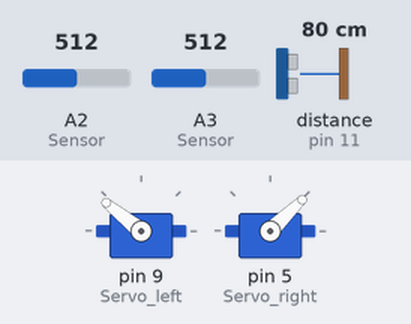
This sketch was run on a simulated Arduino Uno, built with avr-gcc and run on an emulated ATmega328P. On the bench: 2 × servo. Wiring (inferred from the names in the program): ultrasonic range finder: trigger pin 12; echo pin 11. Inputs (shaded band) come from the test bench; at power-on: distance to the obstacle (sensor on pin 11) 80 cm, A2 (Sensor) = 512, A3 (Sensor) = 512. The echo pulse lasts 58.3 µs per cm; what the sketch prints to the serial monitor is not drawn.

Above: at 1.2 s.
1.3 s: distance to the obstacle (sensor on pin 11) set to 16 cm
2.8 s: distance to the obstacle (sensor on pin 11) set to 13 cm
At 3.6 s:
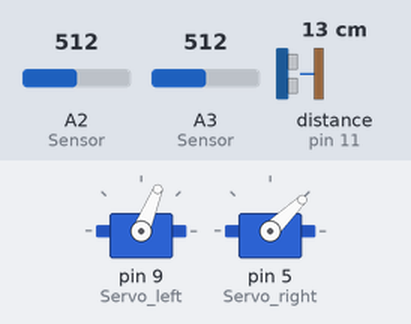
At 5.6 s:
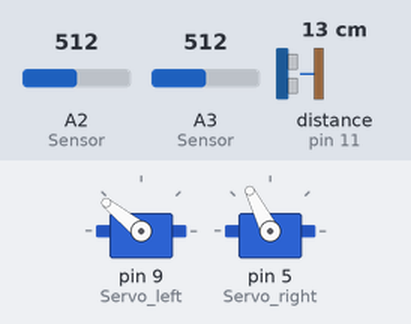
Timing chart, 0 to 11.8 s (numbered marks = the images above; inputs shaded):
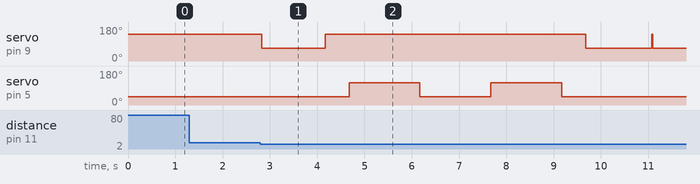

Measured:
- the behaviour switches between 15 and 14 cm on distance to the obstacle (sensor on pin 11) (found by bisection; images 0 and 1)
- after the input at 1.3 s, every drawn part: stays the same
- after the input at 2.8 s, servo on pin 9 (Servo_left): 141° → 68° at once, → 141° 1.4 s later, → 68° 5.5 s later; servo on pin 5 (Servo_right): alternates 117° for 1.5 s and 44° for 1.5 s, 4 changes in all, then stays 44°, starting after 1.9 s

The sketch:

track-and-obstacle-avoidance.ino
```cpp
#include<Servo.h>
// Servo initialization
Servo Servo_left;
Servo Servo_right;
// Ultrasonic pin
#define TrigPin 12  // output port
#define EchoPin 11  // input port
// Gray detection pin
#define track1 3  // left
#define track2 2  // right

#define STOP 0
#define FORWARD 1
#define BACKWARD 2
#define TURNLEFT 3
#define TURNRIGHT 4
float distance = 0;
int Sensor[2] = {0, 0};  // Initialize the value of gray scale sensors

void setup() {
  Serial.begin(9600);
  Servo_left.attach(9);
  Servo_right.attach(5);
  pinMode(EchoPin,INPUT);
  pinMode(TrigPin,OUTPUT);
  pinMode(track1, INPUT);
  pinMode(track2, INPUT);
}

void motorRun(int cmd)
{
  switch(cmd){
    case FORWARD:
      //Serial.println("FORWARD");
      Servo_left.writeMicroseconds(2000);
      Servo_right.writeMicroseconds(1000);
    break;
    case BACKWARD:
      //Serial.println("BACKWARD");
      Servo_left.writeMicroseconds(1000);
      Servo_right.writeMicroseconds(2000);
      break;
    case TURNLEFT:
      //Serial.println("TURN LEFT");
      Servo_left.writeMicroseconds(1250);
      Servo_right.writeMicroseconds(1000);
      break;
    case TURNRIGHT:
      //Serial.println("TURN RIGHT");
      Servo_left.writeMicroseconds(2000);
      Servo_right.writeMicroseconds(1750);
      break;
    default:
      //Serial.println("STOP");
      Servo_left.writeMicroseconds(1500);
      Servo_right.writeMicroseconds(1500);
  }
}

int getDistance()
{
  digitalWrite(TrigPin, LOW);
  delayMicroseconds(2);
  digitalWrite(TrigPin, HIGH);
  delayMicroseconds(10);
  digitalWrite(TrigPin, LOW);

  distance = pulseIn(EchoPin, HIGH);
  distance= distance/58;  // Convert pulse time to distance in cm
  // print the distance value
  //Serial.print(distance);
  //Serial.println("cm");
  delay(10);
  return distance;
}

void avoidance()
{
  distance = getDistance();     // get the distance of obstacle

  // If distance <= 13cm, start avoiding the obstacle
  if(distance <= 13){    // Make the car bypass the obstacle and return
    motorRun(TURNLEFT);  // to the track through a series of actions
    delay(1350);
    motorRun(FORWARD);
    delay(500);
    motorRun(TURNRIGHT);
    delay(1500);
    motorRun(FORWARD);
    delay(1500);
    motorRun(TURNRIGHT);
    delay(1500);
    motorRun(FORWARD);
    delay(500);
    motorRun(TURNLEFT);
    delay(1400);
  }
}

void Sensor_Read()
{
  Sensor[0] = analogRead(A2);
  Sensor[1] = analogRead(A3);
  //print the value of gray scale sensors
  Serial.print(Sensor[0]);
  Serial.print("   ");
  Serial.println(Sensor[1]);
}

void tracking()
{
  if (Sensor[0] > 100 && Sensor[1] < 100)  // 1-0 - turn left
    motorRun(TURNLEFT);
  else if (Sensor[0] < 100 && Sensor[1] > 100)  // 0-1 - turn right
    motorRun(TURNRIGHT);
  else
    motorRun(FORWARD);
}

void loop() {
  Sensor_Read();  // Constantly read the high and low levels of the tracking module
  tracking();
  delay(10);
  avoidance();
}
```
